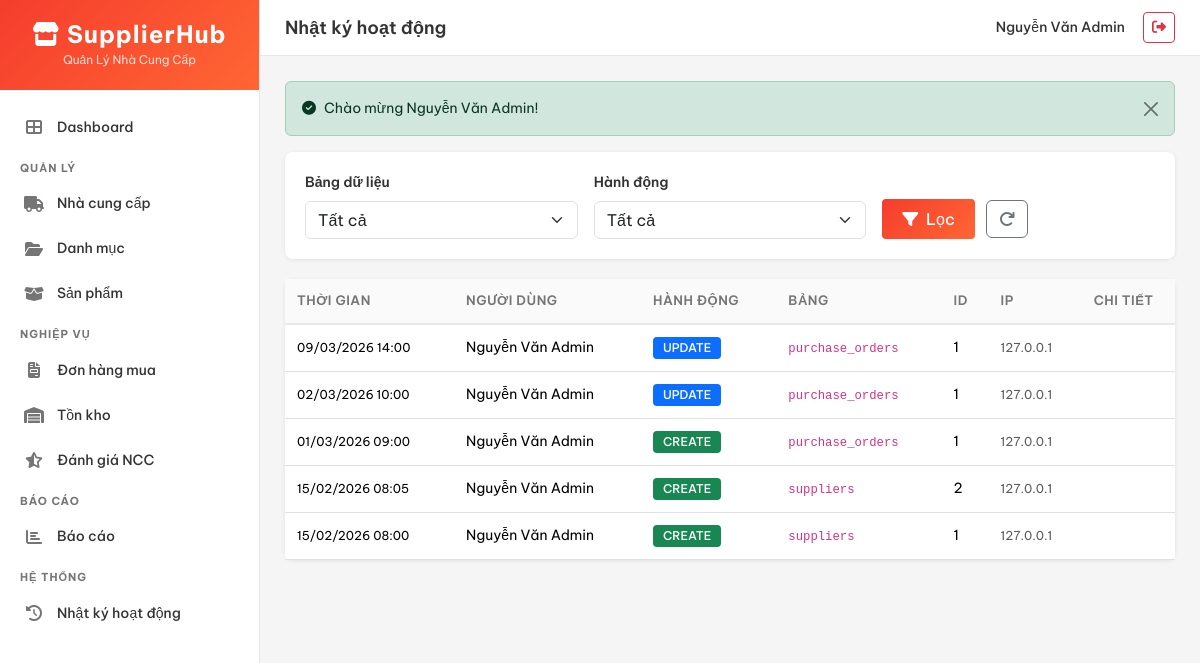
The app's page /index.php?page=audit_logs (signed in) with its own data.
### tables this page shows
CREATE TABLE IF NOT EXISTS audit_logs (
    id INT AUTO_INCREMENT PRIMARY KEY,
    user_id INT DEFAULT NULL,
    action VARCHAR(50) NOT NULL,
    table_name VARCHAR(50) NOT NULL,
    record_id INT DEFAULT NULL,
    ip_address VARCHAR(45) DEFAULT NULL,
    created_at DATETIME NOT NULL DEFAULT CURRENT_TIMESTAMP,
    FOREIGN KEY (user_id) REFERENCES users(id) ON DELETE SET NULL,
    INDEX idx_user (user_id),
    INDEX idx_table (table_name),
    INDEX idx_created (created_at)
);

CREATE TABLE IF NOT EXISTS users (
    id INT AUTO_INCREMENT PRIMARY KEY,
    username VARCHAR(50) NOT NULL UNIQUE,
    email VARCHAR(100) NOT NULL UNIQUE,
    password_hash VARCHAR(255) NOT NULL,
    full_name VARCHAR(100) NOT NULL,
    phone VARCHAR(20) DEFAULT NULL,
    is_active TINYINT(1) NOT NULL DEFAULT 1,
    created_at DATETIME NOT NULL DEFAULT CURRENT_TIMESTAMP,
    INDEX idx_active (is_active)
);

### controllers/AuditLogController.php (called while the page is built, shortened)
<?php
require_once __DIR__ . '/../models/AuditLog.php';
class AuditLogController {
    public function index() {
        $model = new AuditLog();
        $page = max(1, intval($_GET['p'] ?? 1));
        $tableName = $_GET['table_name'] ?? '';
        $action = $_GET['action_filter'] ?? '';
        $result = $model->getAll($page, ITEMS_PER_PAGE, $tableName, $action);
        require VIEW_PATH . '/audit_logs/index.php';
    }
}

### config/database.php (called while the page is built, shortened)
<?php
function getDBConnection() {
    static $pdo = null;
    if ($pdo === null) {
        try {
            $dsn = "mysql:host=" . DB_HOST . ";port=" . DB_PORT . ";dbname=" . DB_NAME . ";charset=utf8mb4";
            $options = [
                PDO::ATTR_ERRMODE            => PDO::ERRMODE_EXCEPTION,
                PDO::ATTR_DEFAULT_FETCH_MODE => PDO::FETCH_ASSOC,
                PDO::ATTR_EMULATE_PREPARES   => false,
            ];
            $pdo = new PDO($dsn, DB_USER, DB_PASS, $options);
            $pdo->exec("SET NAMES 'utf8mb4' COLLATE 'utf8mb4_unicode_ci'");
        } catch (PDOException $e) {
            die("Lỗi kết nối database: " . $e->getMessage());
        }
    }
    return $pdo;
}

### models/AuditLog.php (called while the page is built, shortened)
<?php
class AuditLog {
    private $pdo;
    public function __construct() {
        $this->pdo = getDBConnection();
    }
    public function getAll($page = 1, $limit = ITEMS_PER_PAGE, $tableName = '', $action = '') {
        $offset = ($page - 1) * $limit;
        $where = "WHERE 1=1";
        $params = [];
        $countSql = "SELECT COUNT(*) FROM audit_logs al $where";
        $stmt = $this->pdo->prepare($countSql);
        $stmt->execute($params);
        $total = $stmt->fetchColumn();
        $sql = "SELECT al.*, u.full_name as user_name
                FROM audit_logs al
                LEFT JOIN users u ON al.user_id = u.id
                $where
                ORDER BY al.created_at DESC
                LIMIT :limit OFFSET :offset";
        $stmt = $this->pdo->prepare($sql);
        $stmt->bindValue(':limit', $limit, PDO::PARAM_INT);
        $stmt->bindValue(':offset', $offset, PDO::PARAM_INT);
        $stmt->execute();
        $data = $stmt->fetchAll();
        return [
            'data'       => $data,
            'total'      => $total,
            'page'       => $page,
            'limit'      => $limit,
            'totalPages' => ceil($total / $limit),
        ];
    }
}

### helpers/format_helper.php (called while the page is built, shortened)
<?php
function formatDate($datetime, $showTime = false) {
    $format = $showTime ? 'd/m/Y H:i' : 'd/m/Y';
    return date($format, strtotime($datetime));
}
function e($text) {
    return htmlspecialchars($text ?? '', ENT_QUOTES, 'UTF-8');
}

### views/audit_logs/index.php (the view, shortened to what this page needs)
<?php require VIEW_PATH . '/layouts/header.php'; ?>
<div class="search-box">
    <form method="GET" class="row g-3 align-items-end">
        <div class="col-md-4">
            <label class="form-label fw-semibold">Bảng dữ liệu</label>
            <select name="table_name" class="form-select">
                <option value="">Tất cả</option>
            </select>
        </div>
        <div class="col-md-4">
            <label class="form-label fw-semibold">Hành động</label>
            <select name="action_filter" class="form-select">
                <option value="">Tất cả</option>
            </select>
        </div>
        <div class="col-md-4">
            <button type="submit" class="btn btn-shopee"><i class="fas fa-filter me-1"></i> Lọc</button>
            <a href="index.php?page=audit_logs" class="btn btn-outline-secondary ms-2"><i class="fas fa-redo"></i></a>
        </div>
    </form>
</div>
<div class="card">
    <div class="card-body p-0">
        <div class="table-responsive">
            <table class="table table-hover table-sm mb-0" style="min-width: 900px;">
                <thead>
                    <tr>
                        <th class="text-nowrap">Thời gian</th>
                        <th class="text-nowrap">Người dùng</th>
                        <th class="text-nowrap">Hành động</th>
                        <th class="text-nowrap">Bảng</th>
                        <th class="text-nowrap">ID</th>
                        <th class="text-nowrap">IP</th>
                        <th class="text-nowrap">Chi tiết</th>
                    </tr>
                </thead>
                <tbody>
                    <?php foreach ($result['data'] as $log): ?>
                    <tr>
                        <td class="text-nowrap"><small><?= formatDate($log['created_at'], true) ?></small></td>
                        <td class="text-nowrap"><?= e($log['user_name'] ?? 'System') ?></td>
                        <td class="text-nowrap">
                            <?php
                            $actionColors = ['CREATE'=>'success','UPDATE'=>'primary','DELETE'=>'danger','LOGIN'=>'info','LOGOUT'=>'secondary'];
                            $color = $actionColors[$log['action']] ?? 'dark';
                            ?>
                            <span class="badge bg-<?= $color ?>"><?= e($log['action']) ?></span>
                        </td>
                        <td class="text-nowrap"><code><?= e($log['table_name']) ?></code></td>
                        <td class="text-nowrap"><?= $log['record_id'] ?? '—' ?></td>
                        <td class="text-nowrap"><small class="text-muted"><?= e($log['ip_address']) ?></small></td>
                        <td class="text-nowrap">
                        </td>
                    </tr>
                    <?php endforeach; ?>
                </tbody>
            </table>
        </div>
    </div>
</div>
<?php require VIEW_PATH . '/layouts/footer.php'; ?>

### assets/css/style.css (style rules this page uses)
:root { --shopee-primary: #EE4D2D; --shopee-primary-dark: #D73211; --shopee-gradient: linear-gradient(135deg, #F53D2D, #FF6633); --shopee-bg: #F5F5F5; --shopee-card: #FFFFFF; --shopee-text: #333333; --shopee-text-light: #757575; --shopee-success: #26AA99; --shopee-warning: #FFBF00; --shopee-danger: #D63031; --shopee-border: #E8E8E8; --sidebar-width: 260px; }
body { font-family: 'Be Vietnam Pro', 'Inter', sans-serif; background-color: var(--shopee-bg); color: var(--shopee-text); font-size: 14px; }
a { color: var(--shopee-primary); text-decoration: none; }
.btn-shopee { background: var(--shopee-gradient); color: #fff; border: none; font-weight: 500; padding: 8px 20px; border-radius: 4px; transition: all 0.2s; }
.card { border: none; border-radius: 8px; box-shadow: 0 1px 4px rgba(0,0,0,0.08); transition: box-shadow 0.2s; }
.table thead th { background: #FAFAFA; border-bottom: 2px solid var(--shopee-border); font-weight: 600; font-size: 13px; color: var(--shopee-text-light); text-transform: uppercase; letter-spacing: 0.5px; padding: 12px; white-space: nowrap; }
.table td { padding: 12px; vertical-align: middle; font-size: 14px; }
.table tbody tr { transition: background 0.15s; }
.badge { font-weight: 500; padding: 5px 10px; border-radius: 4px; font-size: 12px; }
.search-box { background: #FFFFFF; border-radius: 8px; padding: 20px; margin-bottom: 20px; box-shadow: 0 1px 4px rgba(0,0,0,0.08); }

### records on screen
audit_logs: created_at "09/03/2026 14:00", user.full_name "Nguyễn Văn Admin", action "UPDATE", table_name "purchase_orders", record "1", ip_address "127.0.0.1"
audit_logs: created_at "02/03/2026 10:00", user.full_name "Nguyễn Văn Admin", action "UPDATE", table_name "purchase_orders", record "1", ip_address "127.0.0.1"
audit_logs: created_at "01/03/2026 09:00", user.full_name "Nguyễn Văn Admin", action "CREATE", table_name "purchase_orders", record "1", ip_address "127.0.0.1"
audit_logs: created_at "15/02/2026 08:05", user.full_name "Nguyễn Văn Admin", action "CREATE", table_name "suppliers", record "2", ip_address "127.0.0.1"
audit_logs: created_at "15/02/2026 08:00", user.full_name "Nguyễn Văn Admin", action "CREATE", table_name "suppliers", record "1", ip_address "127.0.0.1"

### other values on screen
$pageTitle "Nhật ký hoạt động"
currentUser('full_name') "Nguyễn Văn Admin"
$flash['message'] "Chào mừng Nguyễn Văn Admin!"
